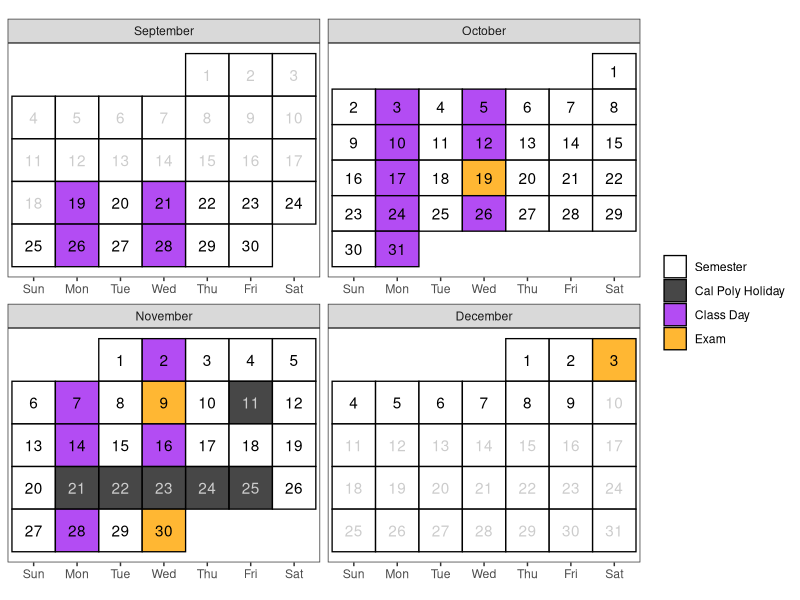

The R source for this figure: (Note: this script raises an error after producing the figure.)
## ---- chunk 1
# knitr::opts_chunk$set(cache=FALSE, dev='pdf')
knitr::opts_chunk$set(cache=F,
                      fig.path = 'figs/',
                      cache.path='cache/',
                      fig.align = 'center',
                      echo = F,
                      warning=F,
                      message=F)
knitr::opts_chunk$set(
                  fig.process = function(x) {
                      x2 = sub('-\\d+([.][a-z]+)$', '\\1', x)
                      if (file.rename(x, x2)) x2 else x
                      }
                  )
library(tidyverse)
library(lubridate)
# Create a calendar for your syllabus ----
# Source: http://svmiller.com/blog/2020/08/a-ggplot-calendar-for-your-semester/
# 1) what is the first Monday of the semester?
# Any number of ways to identify dates in R, but we'll use {lubridate} and the ymd() function here.
# Format: YYYYMMDD. In this example, 4 January 2022.
# What are the full dates of the semester? Here, I'll exclude exam week as I like to do.
# In this case: 6 January to 23 April
semester_dates <- seq(ymd(20220919), ymd(20221209), by=1)
# Weekday(s) of class
class_wdays <- c("Mon", "Wed")

not_here_dates <- c(
  # Labor Day
  # ymd("20220905"),
  # Veterans Day
  ymd("20221111"),
  # Spring Break
  # Fall Break
  # seq(ymd(20221017), ymd(20221018), by = 1),
  # Thanksgiving
  seq(ymd(20221121), ymd(20221125), by = 1))

# 2:10 section final Exam Dec. 9th at 1:10 - 4:00 PM
# 4:10 section final Exam Dec. 7th at 4:10 - 7:00 PM
exam_dates <- c(ymd(20221019), 
                ymd(20221109), 
                ymd(20221130),
                ymd(20221203)
                )

# project_dates <- c(ymd(20221104), ymd(20221205), ymd(20221209))
finals_week <- seq(ymd(20221205), ymd(20221209), by = 1)

# Custom function for treating the first day of the month as the first week 
# of the month up until the first Sunday 
# (unless Sunday was the start of the month)
wom <- function(date) {
    first <- wday(as.Date(paste(year(date), month(date), 1, sep = "-")))
    return((mday(date) + (first - 2)) %/% 7 + 1)
  }
# Create a data frame of dates, assign to Cal
Cal <- tibble(date = seq(ymd(20220901), ymd(20221231), by=1))  %>%
  mutate(mon = lubridate::month(date, label=T, abbr=F),
         wkdy = weekdays(date, abbreviate=T),
         wkdy = fct_relevel(wkdy, "Sun", "Mon", "Tue", "Wed", "Thu","Fri","Sat"), # make sure Sunday comes first
         semester = date %in% semester_dates, 
         # project = date %in% project_dates,
         exams = date %in% exam_dates, # is it an exam?
         not_here = date %in% not_here_dates, # is it a day off?
         exam_wk = date %in% finals_week,
         day = lubridate::mday(date), 
         week = wom(date))
Cal <- Cal %>%
  mutate(category = case_when(
    # project ~ "Project",
    exams ~ "Exam",
    not_here ~ "Cal Poly Holiday",
    semester & wkdy %in% class_wdays & !not_here & !exam_wk ~ "Class Day",
    semester ~ "Semester",
    TRUE ~ "NA"
  ))
class_cal <- Cal %>% 
  ggplot(.,aes(wkdy, week)) +
  theme_bw() +
  theme(aspect.ratio = 0.75, 
        panel.grid.major.x = element_blank(),
        legend.position = "right",
        # legend.position = c(1, 0), 
        # legend.justification = c(1,0),
        # legend.direction = "vertical", 
        legend.title = element_blank(),
        axis.title.y = element_blank(), 
        axis.title.x = element_blank(),
        axis.ticks.y = element_blank(), 
        axis.text.y = element_blank()) +
  geom_tile(alpha=0.8, aes(fill=category), color="black", size=.45) +
  facet_wrap(~mon, scales = "free", ncol=2) +
  geom_text(aes(label = day, color = semester & (!not_here))) +
  # put your y-axis down, flip it, and reverse it
  scale_y_reverse(breaks=NULL) +
  # manually fill scale colors to something you like...
  scale_color_manual(values = c("FALSE" = "grey80", "TRUE" = "black"), guide = "none") + 
  scale_fill_manual(values=c("Class Day"="purple", 
                             "Semester"="white",
                             "Cal Poly Holiday" = "grey10",
                             "NA" = "white", # I like these whited out...
                             "Exam"="orange"),
                    #... but also suppress a label for a non-class semester day
                    breaks=c("Semester", "Cal Poly Holiday", "Class Day","Exam"))
class_cal

exam_days <- filter(Cal, category == "Exam") %>%
  mutate(topic = c("Midterm Exam 1 (In Class)", "Midterm Exam 2 (In Class)",  "Final Exam (Group Portion) In Class", "Final Exam (Individual) at 10:10AM-1:00PM"),
         time = c("In Class", "In Class", "In Class", "10:10AM-1:00PM")) %>%
  rowwise() %>%
  mutate(sem_week = week(date),
         Date = paste(format(date, "%b %e"), sep = ",", collapse = ", "))

# project_days <- filter(Cal, category == "Project") %>%
#   mutate(topic = c("Project Proposal Due", "Project Presentation Due", "Project Report Due"),
#          time = c("8pm", "8pm", "8pm")) %>%
#   mutate(Date = format(date, "%b %e"),
#          sem_week = week(date))

class_days <- filter(Cal, category %in% c("Class Day")) %>%
  mutate(sem_week = week(date)) %>%
  group_by(sem_week) %>%
  # group_by(sem_week) %>%
  summarize(Date = paste(format(date, "%b %e"), sep = ",", collapse = ", ")) %>%
  mutate(topic = c(
    "Introduction to Data",
    "Quantitative Variable Exploratory Data Analysis",
    "Inference for One Mean",
    "Simple Linear Regression",
    "Difference in Means",
    "Paired Data",
    "Analysis of Variance (ANOVA)",
    "One Categorical Variable Exploratory Data Analysis",
    "One Categorical Variable Inference",
    "Two Categorical Variable Inference")) %>%
  # bind_rows(project_days) %>%
  bind_rows(exam_days) %>%
  arrange(sem_week) %>%
  select(Date, Topic = topic)
## ---- chunk 2
knitr::include_graphics("images/ims.jpeg")
## ---- chunk 3
#| echo: false
#| eval: true
#| warning: false
#| fig-width: 8
#| fig-height: 4.5
class_cal
## ---- chunk 4
#| echo: false
#| eval: true
#| fig-pos: 'h'
class_days %>%
kableExtra::kable(caption = "Tentative schedule of class topics and important due dates", format = "simple")
## ---- chunk 5

library(RColorBrewer)
pal <- brewer.pal(n = 8, name = "Purples")

grades <- tribble(
  ~category,  ~percent,
  "Reading & Videos", 0.05,
  "Activities", 0.10,
  "Labs", 0.10,
  "Assignments", 0.15,
  "Midterm Project", 0.10, 
  "Midterm Exams (2)", 0.20,
  "Final Project", 0.15,
  "Final Exam", 0.15
) %>% 
  mutate(category = factor(category, 
                           levels = c(
                             "Reading & Videos",
                             "Activities",
                             "Labs",
                             "Assignments",
                             "Midterm Project",
                             "Midterm Exams (2)",
                             "Final Project",
                             "Final Exam")
                           )
         ) %>% 
  mutate(
    location = rep(1, 8) 
  )

grades %>% 
  ggplot(aes(x = location, y = percent)) +
  geom_col(aes(fill = category), col = 'black') + 
  guides(fill = "none") + 
  geom_text(aes(x = rep(1, 8), 
                label = c(
                  "Reading & Videos - 5%",
                  "Activities - 10%",
                  "Labs - 10%",
                  "Assignments - 15%",
                  "Midterm Project - 10%",
                  "Midterm Exams (2) - 20%",
                  "Final Project - 15%", 
                  "Final Exam - 15%"
                  ), 
                y = c(0.98, 0.90, 0.80, 0.68, 0.55, 0.40, 0.24, 0.08)
                )
            ) + 
  scale_x_discrete('', expand = c(0,0))+
  scale_y_continuous('Cumulative percent', labels = scales::percent, expand = c(0,0)) +
  theme_test() +
  theme(aspect.ratio = 0.8, axis.text.x = element_blank()) +
  scale_fill_manual(values = pal)
